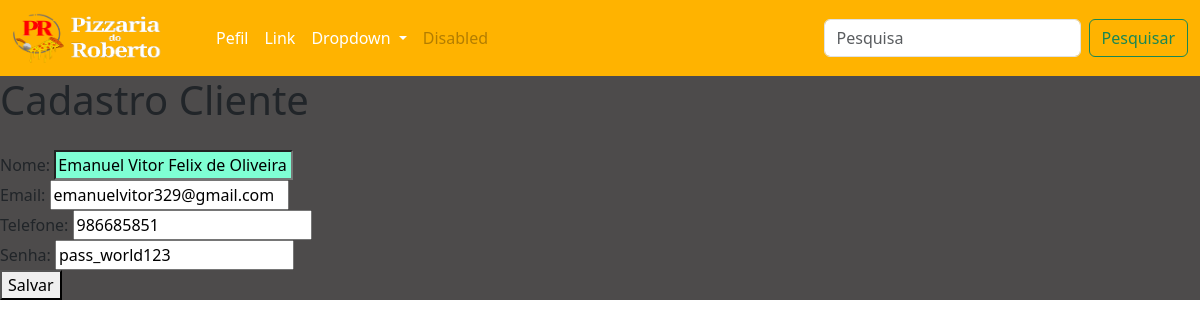
/edit_cliente/1/, run on the app's committed database.
### core/models.py (models this page shows, shortened)
class Cliente(models.Model):
    nome = models.CharField(max_length=100)
    email = models.EmailField()
    telefone = models.CharField(max_length=20)
    senha = models.CharField(max_length=100)

### core/views.py (the view)
# urls.py: path('edit_cliente/<int:id>/', edit_cliente, name='edit_cliente'),
def edit_cliente(request, id):
    cliente = Cliente.objects.get(pk=id)
    if request.method == 'POST':
        form = ClienteForm(request.POST, instance=cliente)
        if form.is_valid():
            form.save()
            return redirect('cliente')
    else:
        form = ClienteForm(instance=cliente)
    contexto = {'form_cliente': form, 'texto': 'Salvar'}
    return render(request, 'cadastro_cliente.html', contexto)

### core/forms.py
class ClienteForm(forms.ModelForm):
    class Meta:
        model = Cliente
        fields = ['nome', 'email', 'telefone', 'senha']

### core/templates/cadastro_cliente.html (shortened to what this page needs)
{% extends 'bases/base.html' %}
{% block content %}
<h1> Cadastro Cliente </h1>
    <form method="post">
        {{ form_cliente }}
        <button type="submit">{{ texto }}</button>
{% endblock %}

### core/static/style.css (style rules this page uses)
body { background-color: black; color: white; }
#id_nome { background-color: aquamarine; margin-top: 1.5%; }

### data on the page
Cliente: nome "Emanuel Vitor Felix de Oliveira", email "emanuelvitor329@gmail.com", telefone "986685851", senha "pass_world123"

### other printed values
{{ texto }} "Salvar"
